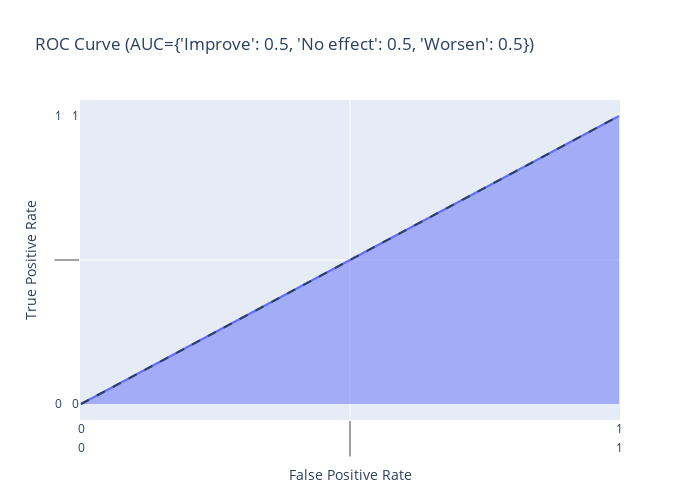

The code cell stored with this chart in its notebook:
### Code cell
figure

### Figure 1 — Plotly figure (JSON) as saved in the notebook; plotly's stock layout.template omitted (floating-point values rounded to 4 significant figures)
{"data": [{"fillpattern": {"shape": ""}, "hovertemplate": "False Positive Rate=%{x}<br>True Positive Rate=%{y}<extra></extra>", "legendgroup": "", "line": {"color": "#636efa"}, "marker": {"symbol": "circle"}, "mode": "lines", "name": "", "orientation": "v", "showlegend": false, "stackgroup": "1", "type": "scatter", "x": [[0, 1], [0, 1], [0, 1]], "xaxis": "x", "y": [[0, 1], [0, 1], [0, 1]], "yaxis": "y"}], "layout": {"height": 500, "legend": {"tracegroupgap": 0}, "shapes": [{"line": {"dash": "dash"}, "type": "line", "x0": 0, "x1": 1, "y0": 0, "y1": 1}], "title": {"text": "ROC Curve (AUC={'Improve': 0.5, 'No effect': 0.5, 'Worsen': 0.5})"}, "width": 700, "xaxis": {"anchor": "y", "domain": [0, 1], "title": {"text": "False Positive Rate"}}, "yaxis": {"anchor": "x", "domain": [0, 1], "title": {"text": "True Positive Rate"}}}}
